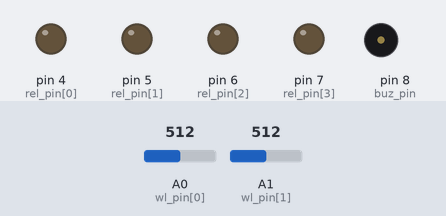
Recording of a sketch running on a simulated Arduino Uno, built with avr-gcc and run on an emulated ATmega328P. On the bench: output pins drawn as LEDs (lit = HIGH), buzzer (waves = sounding, pin HIGH). Inputs (shaded band) come from the test bench; at power-on: A0 (wl_pin[0]) = 512, A1 (wl_pin[1]) = 512. What the sketch prints to the serial monitor is not drawn.

Above: at 0.3 s.
Timing chart, 0 to 1.8 s (numbered marks = the images above):
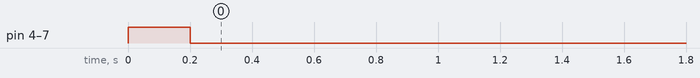

The sketch:

safe_hub.ino
```cpp
#include "pump_motor.h"
#include "water_level.h"

void setup() {
  Serial.begin(9600);

  pump_pin();
  lev_pin();

  pump(off, off, off, off);
}

void loop() {
  lev();
  Serial.print("WL,");
  Serial.print(off_wl_mm1, 1);
  Serial.print(",");
  Serial.println(off_wl_mm2, 1);

  if (off_wl_mm1 > 180) {
    pump(on, on, on, on);
  }
  else {
    pump(off, off, off, off);
  }
}
```

emergency.cpp
```cpp
#include "emergency.h"

const byte stop_pin = 3;
const byte start_pin = 2;
const byte sw_pin = 9;
const byte led_pin = 10;

volatile bool emergencyLatched = false;
volatile bool startRequest = false;

void emergency_pin()
{
  pinMode(stop_pin, INPUT_PULLUP);
  pinMode(start_pin, INPUT_PULLUP);
  pinMode(sw_pin, INPUT_PULLUP);
  pinMode(led_pin, OUTPUT);

  digitalWrite(led_pin, LOW);

  attachInterrupt(digitalPinToInterrupt(stop_pin), stopISR, FALLING);
  attachInterrupt(digitalPinToInterrupt(start_pin), startISR, FALLING);
}

void stopISR()
{
  emergencyLatched = true;
}

void startISR()
{
  startRequest = true;
}

bool SW()
{
  return digitalRead(sw_pin) == LOW;
}
```

emergency.h
```cpp
#ifndef EMERGENCY_H
#define EMERGENCY_H

#include <Arduino.h>

extern const byte stop_pin;
extern const byte start_pin;
extern const byte sw_pin;
extern const byte led_pin;

extern volatile bool emergencyLatched;
extern volatile bool startRequest;

void emergency_pin();
void stopISR();
void startISR();
bool SW();

#endif
```

pump_motor.cpp
```cpp
#include "pump_motor.h"

const uint8_t rel_pin[4] = {4, 5, 6, 7};

void pump_pin()                                          // 펌프모터 핀 설정
{
  for (int i=0; i<4; i++)
  {
    pinMode(rel_pin[i], OUTPUT);
  }
  //pump(off, off, off, off);
}

void pump(bool a, bool b, bool c, bool d)               //펌프모터 구동 함수
{
  if (a == 1) digitalWrite(rel_pin[0], HIGH);
  else digitalWrite(rel_pin[0], LOW);
  if (b == 1) digitalWrite(rel_pin[1], HIGH);
  else digitalWrite(rel_pin[1], LOW);
  if (c == 1) digitalWrite(rel_pin[2], HIGH);
  else digitalWrite(rel_pin[2], LOW);
  if (d == 1) digitalWrite(rel_pin[3], HIGH);
  else digitalWrite(rel_pin[3], LOW);
  }
```

pump_motor.h
```cpp
#ifndef PUMP_MOTOR_H
#define PUMP_MOTOR_H

#define off true                              //펌프모터 on off 메크로
#define on false

#include <Arduino.h>

extern const uint8_t rel_pin[4];


void pump_pin();                              //펌프모터 릴레이 핀 설정
void pump(bool a, bool b, bool c, bool d);    // 펌프모터 구동함수

#endif
```

water_level.cpp
```cpp
#include "water_level.h"
#include "emergency.h"
#include "pump_motor.h"

const int wl_pin[2] = {A0, A1};
const uint8_t buz_pin = 8;

float off_wl_mm1;
float off_wl_mm2;

int rawval1;
int rawval2;

float wl_mm1;
float wl_mm2;

const float raw_min1 = 0.0;
const float raw_max1 = 300.0;
const float offset1 = 50.0;  // 15cm 센서 설치 높이 보정값
const float offset2 = 50.0;  // 25cm 센서 설치 높이 보정값
const float raw_min2 = 0.0;
const float raw_max2 = 300.0;

const float level_max1 = 150.0;
const float level_max2 = 250.0;

void lev_pin()
{
  pinMode(wl_pin[0], INPUT);
  pinMode(wl_pin[1], INPUT);

  pinMode(buz_pin, OUTPUT);
  digitalWrite(buz_pin, LOW);
}

void lev()
{
  rawval1 = analogRead(wl_pin[0]);
  rawval2 = analogRead(wl_pin[1]);

  wl_mm1 = (rawval1 - raw_min1) * level_max1 / (raw_max1 - raw_min1);

  wl_mm2 = (rawval2 - raw_min2) * level_max2 / (raw_max2 - raw_min2);

  wl_mm1 = constrain(wl_mm1, 0.0, level_max1);
  wl_mm2 = constrain(wl_mm2, 0.0, level_max2);

  off_wl_mm1 = wl_mm1 + offset1;
  off_wl_mm2 = wl_mm2 + offset2;


  delay(200);
}
```

water_level.h
```cpp
#ifndef WATER_LEVEL_H
#define WATER_LEVEL_H

#include <Arduino.h>

extern const int wl_pin[2];
extern const uint8_t buz_pin;
extern int rawval1;
extern int rawval2;
extern float wl_mm1;
extern float wl_mm2;
extern float off_wl_mm1;
extern float off_wl_mm2;

void lev_pin();                              // 수위센서 핀 설정
void lev();                                  // 수위센서 구동함수

#endif
```

Measured:
- by itself, pin 4 (rel_pin[0]), pin 5 (rel_pin[1]), pin 6 (rel_pin[2]), pin 7 (rel_pin[3]): HIGH → LOW at 0.20 s
